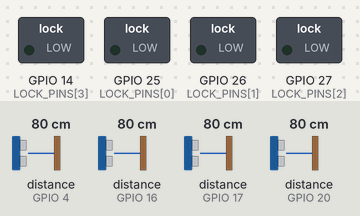
Simulated run of this sketch. Board: ESP32. Parts: switched loads named in the sketch (green lamp = pin HIGH). Wiring (inferred from the names in the program): 4 × ultrasonic range finder: trigger GPIO 5, echo GPIO 4 / trigger GPIO 18, echo GPIO 17 / trigger GPIO 19, echo GPIO 16 / trigger GPIO 21, echo GPIO 20. The test bench sets the inputs (shaded band); at power-on: distance to the obstacle (sensors on GPIO 4, GPIO 16, GPIO 17, GPIO 20) 80 cm. The echo pulse lasts 58.3 µs per cm; WiFi joins after 1.5 s; servers stay silent unless stated; uploads are accepted with an empty reply; pins used as bus, display or sensor lines are not drawn; what the sketch prints to the serial monitor is not drawn.

Above: at 2.7 s.
2.8 s: distance to the obstacle (sensor on GPIO 4) set to 12 cm
5.5 s: distance to the obstacle (sensor on GPIO 4) set to 9 cm
At 6.3 s:
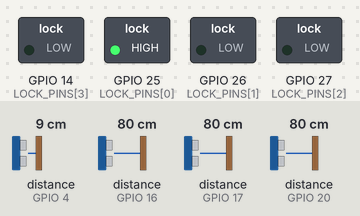
8.2 s: distance to the obstacle (sensor on GPIO 16) set to 12 cm
11.1 s: distance to the obstacle (sensor on GPIO 16) set to 9 cm
At 12.8 s:
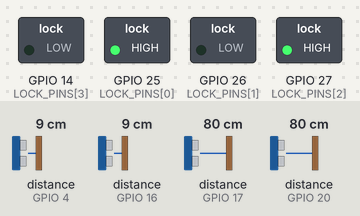
13.8 s: distance to the obstacle (sensor on GPIO 17) set to 12 cm
16.5 s: distance to the obstacle (sensor on GPIO 17) set to 9 cm
At 19.2 s:
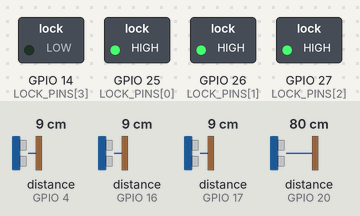
Timing chart, 0 to 20.7 s (numbered marks = the images above; inputs shaded):
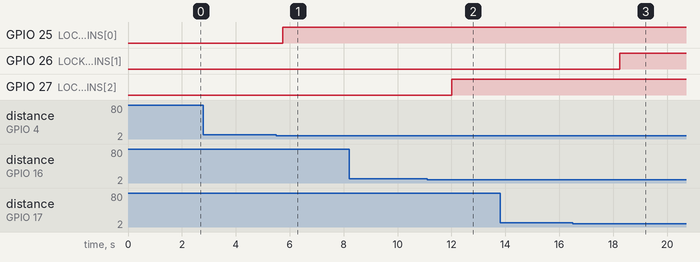

The sketch:

main.ino
```cpp
#include <WiFi.h>
#include <HTTPClient.h>
#include <ArduinoJson.h>

// ─── WIFI SETTINGS ───────────────────────────
const char* ssid     = "YOUR_WIFI_NAME";
const char* password = "YOUR_WIFI_PASSWORD";

// ─── SERVER SETTINGS ─────────────────────────
const char* serverUrl = "http://YOUR_PC_IP:5000/api/slots";

// ─── SENSOR PINS (change as per wiring) ──────
// Each slot has one ultrasonic sensor
// TRIG and ECHO pins for 4 slots (expand as needed)
const int TRIG[4] = {5, 18, 19, 21};
const int ECHO[4] = {4, 17, 16, 20};

// ─── SLOT NAMES ──────────────────────────────
const char* slotNames[4] = {"A-01", "A-02", "A-03", "A-04"};

// ─── LOCK PINS (servo or relay) ──────────────
const int LOCK_PINS[4] = {25, 26, 27, 14};

// ─── THRESHOLD (cm) ──────────────────────────
const int THRESHOLD = 10;

// ─── PREVIOUS STATE ──────────────────────────
String prevStatus[4] = {"available", "available", "available", "available"};

void setup() {
  Serial.begin(115200);

  // Setup sensor pins
  for (int i = 0; i < 4; i++) {
    pinMode(TRIG[i], OUTPUT);
    pinMode(ECHO[i], INPUT);
    pinMode(LOCK_PINS[i], OUTPUT);
    digitalWrite(LOCK_PINS[i], LOW);
  }

  // Connect WiFi
  Serial.print("Connecting to WiFi");
  WiFi.begin(ssid, password);
  while (WiFi.status() != WL_CONNECTED) {
    delay(500);
    Serial.print(".");
  }
  Serial.println("\n✅ WiFi Connected!");
  Serial.print("IP Address: ");
  Serial.println(WiFi.localIP());
}

// ─── MEASURE DISTANCE ────────────────────────
float measureDistance(int trigPin, int echoPin) {
  digitalWrite(trigPin, LOW);
  delayMicroseconds(2);
  digitalWrite(trigPin, HIGH);
  delayMicroseconds(10);
  digitalWrite(trigPin, LOW);
  long duration = pulseIn(echoPin, HIGH, 30000);
  float distance = duration * 0.034 / 2;
  return distance;
}

// ─── UPDATE SLOT ON SERVER ───────────────────
void updateSlot(const char* slotNumber, String status) {
  if (WiFi.status() == WL_CONNECTED) {
    HTTPClient http;
    String url = String(serverUrl) + "/" + slotNumber;
    http.begin(url);
    http.addHeader("Content-Type", "application/json");

    String body = "{\"status\":\"" + status + "\"}";
    int responseCode = http.PUT(body);

    if (responseCode > 0) {
      Serial.print("✅ Slot ");
      Serial.print(slotNumber);
      Serial.print(" updated to: ");
      Serial.println(status);
    } else {
      Serial.print("❌ Error updating slot: ");
      Serial.println(responseCode);
    }
    http.end();
  }
}

// ─── CONTROL LOCK ────────────────────────────
void controlLock(int lockPin, bool lock) {
  digitalWrite(lockPin, lock ? HIGH : LOW);
  Serial.print("🔒 Lock pin ");
  Serial.print(lockPin);
  Serial.println(lock ? " LOCKED" : " UNLOCKED");
}

// ─── MAIN LOOP ───────────────────────────────
void loop() {
  for (int i = 0; i < 4; i++) {
    float distance = measureDistance(TRIG[i], ECHO[i]);
    String currentStatus = (distance < THRESHOLD && distance > 0) ? "occupied" : "available";

    Serial.print("Slot ");
    Serial.print(slotNames[i]);
    Serial.print(" — Distance: ");
    Serial.print(distance);
    Serial.print(" cm — Status: ");
    Serial.println(currentStatus);

    // Only update if status changed
    if (currentStatus != prevStatus[i]) {
      updateSlot(slotNames[i], currentStatus);
      controlLock(LOCK_PINS[i], currentStatus == "occupied");
      prevStatus[i] = currentStatus;
    }
  }

  delay(2000); // Check every 2 seconds
}
```

Measured:
- the behaviour switches between 11 and 10 cm on distance to the obstacle (sensor on GPIO 4) (found by bisection; images 0 and 1)
- the behaviour switches between 11 and 10 cm on distance to the obstacle (sensor on GPIO 16) (found by bisection; images 1 and 2)
- the behaviour switches between 11 and 10 cm on distance to the obstacle (sensor on GPIO 17) (found by bisection; images 2 and 3)
- after the input at 2.8 s, every drawn part: stays the same
- after the input at 5.5 s, GPIO 25 (LOCK_PINS[0]): LOW → HIGH after 0.24 s
- after the input at 8.2 s, every drawn part: stays the same
- after the input at 11.1 s, GPIO 27 (LOCK_PINS[2]): LOW → HIGH after 0.91 s
- after the input at 13.8 s, every drawn part: stays the same
- after the input at 16.5 s, GPIO 26 (LOCK_PINS[1]): LOW → HIGH after 1.7 s
